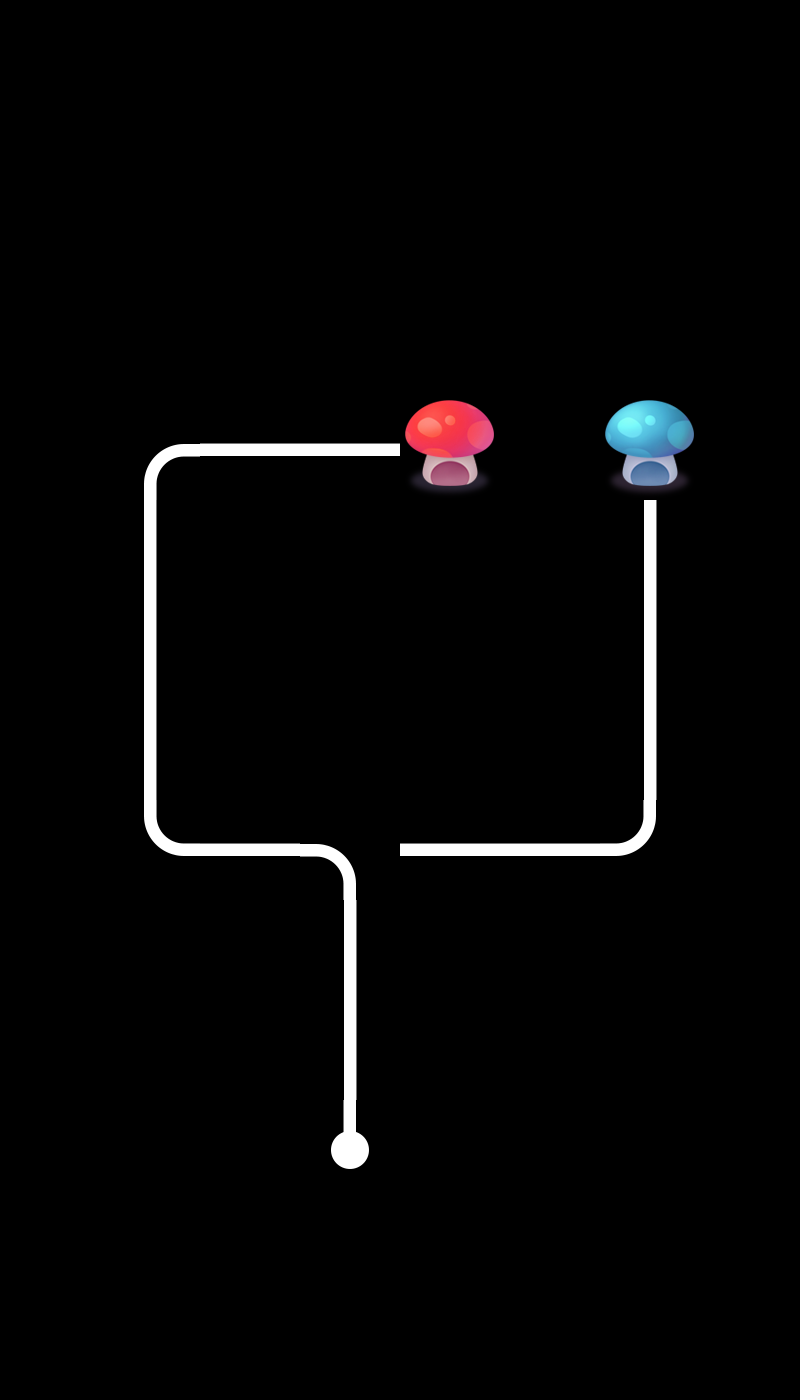

A level layout from a 2D game, rendered from its tile map. Below: a short description, then the map file with tile-grid data replaced by summaries:
An orthogonal 8x14 tile map with 100x100 px tiles, 1 tile layer (layer0) and 1 object (pos2).

<map version="1.0" orientation="orthogonal" renderorder="right-down" width="8" height="14" tilewidth="100" tileheight="100" nextobjectid="5">
 <tileset firstgid="1" name="tiled" tilewidth="100" tileheight="100">
  <image source="tiled.png" width="500" height="400" />
 </tileset>
 <layer name="layer0" width="8" height="14">
  <data>[112 cells, 20 non-empty, 9 distinct tile ids]</data>
 </layer>
 <objectgroup name="object1">
  <object id="3" name="pos2" x="315.152" y="830.303" width="63.6364" height="60.6061">
   <properties>
    <property name="id" value="0" />
   </properties>
  </object>
 </objectgroup>
</map>
